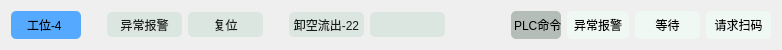
  <widget class="QWidget" name="layoutWidget_4">
   <property name="geometry">
    <rect>
     <x>20</x>
     <y>227</y>
     <width>781</width>
     <height>30</height>
    </rect>
   </property>
   <layout class="QGridLayout" name="gridLayout_4">
    <item row="0" column="10">
     <widget class="QPushButton" name="pb_CmdA_4">
      <property name="minimumSize">
       <size>
        <width>75</width>
        <height>25</height>
       </size>
      </property>
      <property name="styleSheet">
       <string notr="true">background: rgb(220, 230, 225);
border-color: rgb(0, 0, 0);
border-radius: 5px;
color:rgb(24, 28, 27);</string>
      </property>
      <property name="text">
       <string>卸空流出-22</string>
      </property>
     </widget>
    </item>
    <item row="0" column="16">
     <widget class="QLabel" name="lb_RequestCode_4">
      <property name="minimumSize">
       <size>
        <width>65</width>
        <height>25</height>
       </size>
      </property>
      <property name="styleSheet">
       <string notr="true">border-radius: 5px;
background-color: rgb(240, 248, 244);</string>
      </property>
      <property name="text">
       <string>请求扫码</string>
      </property>
      <property name="alignment">
       <set>Qt::AlignCenter</set>
      </property>
     </widget>
    </item>
    <item row="0" column="13">
     <widget class="QLabel" name="label_7">
      <property name="minimumSize">
       <size>
        <width>50</width>
        <height>25</height>
       </size>
      </property>
      <property name="styleSheet">
       <string notr="true">border-radius: 5px;
background-color: rgb(180, 189, 184);</string>
      </property>
      <property name="text">
       <string> PLC命令</string>
      </property>
      <property name="alignment">
       <set>Qt::AlignCenter</set>
      </property>
     </widget>
    </item>
    <item row="0" column="3">
     <spacer name="horizontalSpacer_11">
      <property name="orientation">
       <enum>Qt::Horizontal</enum>
      </property>
      <property name="sizeType">
       <enum>QSizePolicy::Fixed</enum>
      </property>
      <property name="sizeHint" stdset="0">
       <size>
        <width>20</width>
        <height>20</height>
       </size>
      </property>
     </spacer>
    </item>
    <item row="0" column="6">
     <spacer name="horizontalSpacer_12">
      <property name="orientation">
       <enum>Qt::Horizontal</enum>
      </property>
      <property name="sizeType">
       <enum>QSizePolicy::Fixed</enum>
      </property>
      <property name="sizeHint" stdset="0">
       <size>
        <width>20</width>
        <height>20</height>
       </size>
      </property>
     </spacer>
    </item>
    <item row="0" column="4">
     <widget class="QPushButton" name="pb_Error_4">
      <property name="minimumSize">
       <size>
        <width>75</width>
        <height>25</height>
       </size>
      </property>
      <property name="styleSheet">
       <string notr="true">background: rgb(220, 230, 225);
border-color: rgb(0, 0, 0);
border-radius: 5px;
color:rgb(24, 28, 27);</string>
      </property>
      <property name="text">
       <string>异常报警</string>
      </property>
     </widget>
    </item>
    <item row="0" column="12">
     <spacer name="horizontalSpacer_13">
      <property name="orientation">
       <enum>Qt::Horizontal</enum>
      </property>
      <property name="sizeType">
       <enum>QSizePolicy::Fixed</enum>
      </property>
      <property name="sizeHint" stdset="0">
       <size>
        <width>60</width>
        <height>20</height>
       </size>
      </property>
     </spacer>
    </item>
    <item row="0" column="11">
     <widget class="QPushButton" name="pb_CmdB_4">
      <property name="minimumSize">
       <size>
        <width>75</width>
        <height>25</height>
       </size>
      </property>
      <property name="styleSheet">
       <string notr="true">background: rgb(220, 230, 225);
border-color: rgb(0, 0, 0);
border-radius: 5px;
color:rgb(24, 28, 27);</string>
      </property>
      <property name="text">
       <string/>
      </property>
     </widget>
    </item>
    <item row="0" column="15">
     <widget class="QLabel" name="lb_Wait_4">
      <property name="minimumSize">
       <size>
        <width>65</width>
        <height>25</height>
       </size>
      </property>
      <property name="styleSheet">
       <string notr="true">border-radius: 5px;
background-color: rgb(240, 248, 244);</string>
      </property>
      <property name="text">
       <string>等待</string>
      </property>
      <property name="alignment">
       <set>Qt::AlignCenter</set>
      </property>
     </widget>
    </item>
    <item row="0" column="2">
     <widget class="QLabel" name="lb_WorkStation_4">
      <property name="minimumSize">
       <size>
        <width>70</width>
        <height>28</height>
       </size>
      </property>
      <property name="styleSheet">
       <string notr="true">border-radius: 5px;
background-color: rgb(85, 170, 255);</string>
      </property>
      <property name="text">
       <string>工位-4 </string>
      </property>
      <property name="alignment">
       <set>Qt::AlignCenter</set>
      </property>
     </widget>
    </item>
    <item row="0" column="14">
     <widget class="QLabel" name="lb_Error_4">
      <property name="minimumSize">
       <size>
        <width>62</width>
        <height>25</height>
       </size>
      </property>
      <property name="styleSheet">
       <string notr="true">border-radius: 5px;
background-color: rgb(240, 248, 244);</string>
      </property>
      <property name="text">
       <string>异常报警</string>
      </property>
      <property name="alignment">
       <set>Qt::AlignCenter</set>
      </property>
     </widget>
    </item>
    <item row="0" column="5">
     <widget class="QPushButton" name="pb_Reset_4">
      <property name="minimumSize">
       <size>
        <width>75</width>
        <height>25</height>
       </size>
      </property>
      <property name="styleSheet">
       <string notr="true">background: rgb(220, 230, 225);
border-color: rgb(0, 0, 0);
border-radius: 5px;
color:rgb(24, 28, 27);</string>
      </property>
      <property name="text">
       <string>复位</string>
      </property>
     </widget>
    </item>
   </layout>
  </widget>
